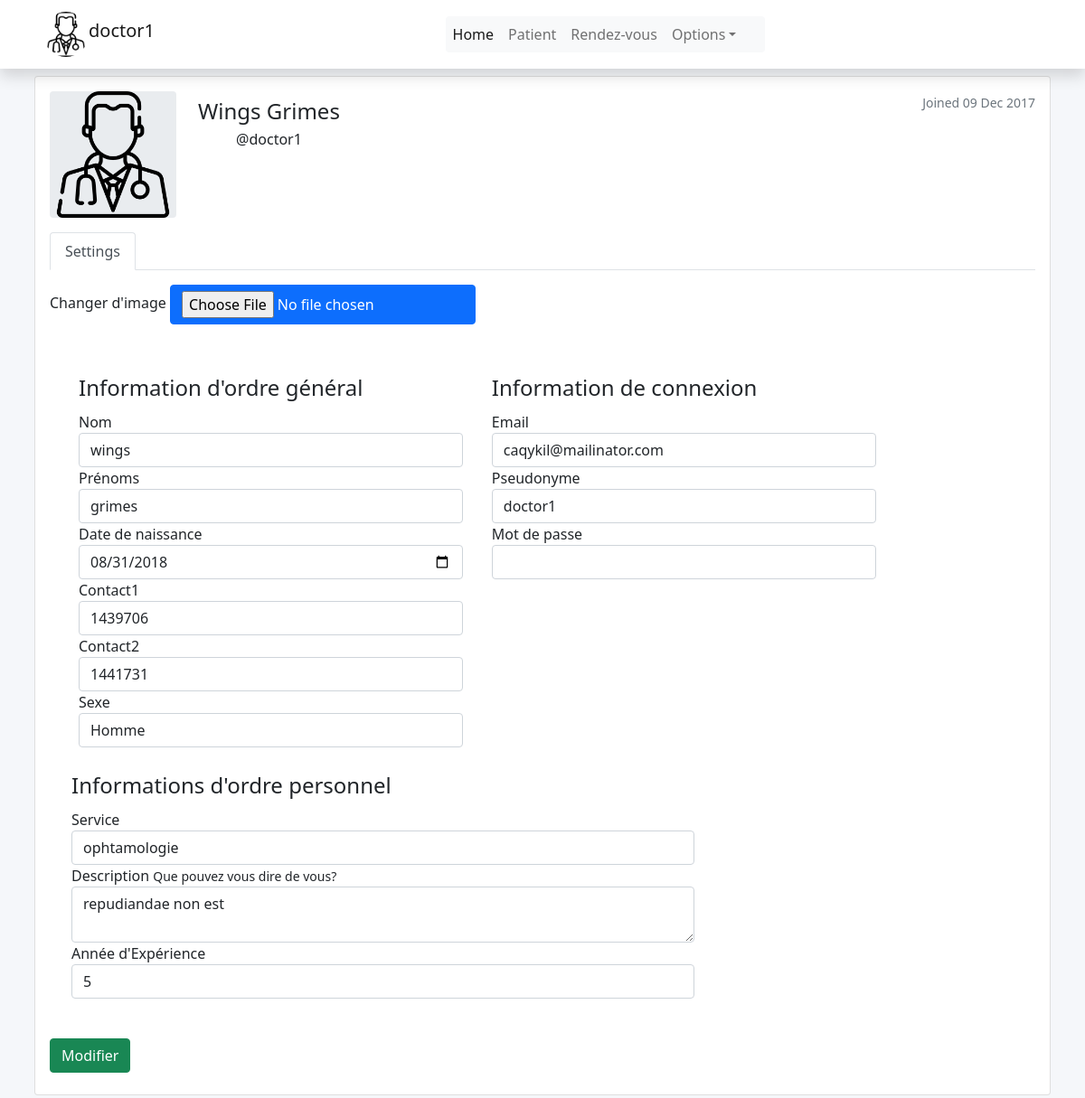
Page /doctors/profil.php (signed in) on the committed database.
### tables this page shows
CREATE TABLE `doctors` (
  `id` int(11) NOT NULL,
  `first_name` varchar(100) NOT NULL,
  `last_name` varchar(255) NOT NULL,
  `birth` date DEFAULT NULL,
  `sexe` enum('Homme','Femme') NOT NULL,
  `fonction` varchar(255) DEFAULT NULL,
  `description` text NOT NULL,
  `experience` int(11) NOT NULL,
  `contact1` varchar(255) NOT NULL,
  `contact2` varchar(255) NOT NULL,
  `email` varchar(255) NOT NULL,
  `pseudo` varchar(100) NOT NULL,
  `password` varchar(255) DEFAULT '6d912e7c19ddbed26ddc00bb38dd72bc3a0fc71740f8efc86845890193cb435d' COMMENT 'good_doctor par défaut',
  `picture` text DEFAULT NULL,
  `code` varchar(100) DEFAULT 'healthplus22' COMMENT 'code d''accès'
);

### includes/functions.php (called while the page is built, shortened)
<?php
function getDoctorbyPseudo($pseudo)
{
    global $db;
    $sql = "SELECT * FROM doctors WHERE pseudo = '$pseudo'";
    $result = $db->query($sql);
    if ($result->num_rows > 0) {
        $data = $result->fetch_assoc();
        return $data;
    } else {
        return false;
    }
}

### doctors/profil.php (the view, shortened to what this page needs)
<?php
include('includes/header.php');
?>
<?php
if ($doctor) {
    $fname = $doctor['first_name'];
    $lname = $doctor['last_name'];
    $birth = $doctor['birth'];
    $fonction = $doctor['fonction'];
    $sexe = $doctor['sexe'];
    $description = $doctor['description'];
    $experience = $doctor['experience'];
    $contact1 = $doctor['contact1'];
    $contact2 = $doctor['contact2'];
    $email = $doctor['email'];
    $pseudo = $doctor['pseudo'];
    $picture = $doctor['picture'];
}
$success = false;
?>
<div class="row flex-lg-nowrap">
    <div class="col">
        <div class="row">
            <div class="col mb-3">
                <div class="card">
                    <div class="card-body">
                        <div class="e-profile">
                            <div class="row">
                                <div class="col-12 col-sm-auto mb-3">
                                    <div class="mx-auto" style="width: 140px;">
                                        <div class="d-flex justify-content-center align-items-center rounded" style="height: 140px; background-color: rgb(233, 236, 239);">
                                            <img src="./../profiles/<?php echo $picture ?>" alt="" class="img-fluid">
                                        </div>
                                    </div>
                                </div>
                                <div class="col d-flex flex-column flex-sm-row justify-content-between mb-3">
                                    <div class="text-center text-sm-left mb-2 mb-sm-0">
                                        <h4 class="pt-sm-2 pb-1 mb-0 text-nowrap text-capitalize"><?php echo $fname . " " . $lname ?></h4>
                                        <p class="mb-0">@<?php echo $pseudo ?></p>
                                    </div>
                                    <div class="text-center text-sm-right">
                                        <div class="text-muted"><small>Joined 09 Dec 2017</small></div>
                                    </div>
                                </div>
                            </div>
                            <ul class="nav nav-tabs">
                                <li class="nav-item"><a href="" class="active nav-link">Settings</a></li>
                            </ul>
                            <div class="tab-content pt-3">
                                <div class="tab-pane active">
                                    <?php if (!$success) : ?>
                                        <form action="" method="post" autocomplete="off" enctype="multipart/form-data">
                                            <label for="profile">Changer d'image</label>
                                            <input class="btn btn-primary" type="file" name="profile" id="profile">
                                            <div class="row py-1" style="margin:2em auto;padding:1em; background-color:white;overflow:auto;">
                                                <div class="col-md-8 col-lg-5 p-2 m-2">
                                                    <legend>Information d'ordre général</legend>
                                                    <div class="form-group">
                                                        <label for="first_name">Nom</label>
                                                        <input class="form-control" type="text" name="first_name" id="first_name" value="<?php if (isset($fname)) echo $fname; ?>">
                                                    </div>
                                                    <div class="form-group">
                                                        <label for="last_name">Prénoms</label>
                                                        <input class="form-control" type="text" name="last_name" id="last_name" value="<?php if (isset($lname)) echo $lname; ?>">
                                                    </div>
                                                    <div class="form-group">
                                                        <label for="birth">Date de naissance</label>
                                                        <input class="form-control" type="date" name="birth" id="birth" value="<?php if (isset($birth)) echo $birth; ?>">
                                                    </div>
                                                    <div class="form-group">
                                                        <label for="contact1">Contact1</label>
                                                        <input class="form-control" type="tel" name="contact1" id="contact1" value="<?php if (isset($contact1)) echo $contact1; ?>">
                                                    </div>
                                                    <div class="form-group">
                                                        <label for="contact2">Contact2</label>
                                                        <input class="form-control" type="tel" name="contact2" id="contact2" value="<?php if (isset($contact2)) echo $contact2; ?>">
                                                    </div>
                                                    <div class="form-group">
                                                        <label for="sexe">Sexe</label>
                                                        <select name="sexe" id="sexe" class="form-control">
                                                            <?php if (isset($sexe) && $sexe == 'Femme') : ?>
                                                                <option value="Homme">Homme</option>
                                                                <option selected value="Femme">Femme</option>
                                                            <?php elseif (isset($sexe) && $sexe == 'Homme') : ?>
                                                                <option selected value="Homme">Homme</option>
                                                            <?php else : ?>
                                                                <option value="">--</option>
                                                                <option value="Homme">Homme</option>
                                                                <option value="Femme">Femme</option>
                                                            <?php endif; ?>
                                                        </select>
                                                    </div>
                                                </div>
                                                <div class="col-md-8 col-lg-5 p-2 m-2">
                                                    <legend>Information de connexion</legend>
                                                    <div class="form-group">
                                                        <label for="email">Email</label>
                                                        <input class="form-control" type="email" name="email" id="email" value="<?php if (isset($email)) echo $email; ?>">
                                                    </div>
                                                    <div class="form-group">
                                                        <label for="pseudo">Pseudonyme</label>
                                                        <input class="form-control" type="text" name="pseudo" id="pseudo" value="<?php if (isset($pseudo)) echo $pseudo; ?>">
                                                    </div>
                                                    <div class="form-group">
                                                        <label for="password">Mot de passe</label>
                                                        <input class="form-control" type="password" name="password" id="password">
                                                    </div>
                                                </div>
                                                <div class="col-md-8 col-lg-8 p-2">
                                                    <legend>Informations d'ordre personnel</legend>
                                                    <div class="form-group">
                                                        <label for="fonction">Service</label>
                                                        <select name="fonction" id="fonction" class="form-control">
                                                            <?php
                                                            $query = "SELECT * FROM roles";
                                                            $select_all_roles = mysqli_query($db, $query);
                                                            while ($row = $select_all_roles->fetch_assoc()) {
                                                            ?>
                                                                <?php if (isset($fonction) && $fonction == $row['titre']) : ?>
                                                                    <option selected value="<?php echo $row['titre'] ?>"><?php echo $row['titre'] ?></option>
                                                                <?php else : ?>
                                                                    <option value="<?php echo $row['titre'] ?>"><?php echo $row['titre'] ?></option>
                                                                <?php endif; ?>
                                                            <?php }
                                                            ?>
                                                        </select>
                                                    </div>
                                                    <div class="form-group">
                                                        <label for="description">Description</label>
                                                        <small>Que pouvez vous dire de vous?</small>
                                                        <textarea class="form-control" type="text" name="description" id="description"><?php if (isset($description)) echo $description; ?></textarea>
                                                    </div>
                                                    <div class="form-group">
                                                        <label for="experience">Année d'Expérience</label>
                                                        <input class="form-control" type="number" name="experience" id="experience" value="<?php if (isset($experience)) echo $experience; ?>">
                                                    </div>
                                                </div>
                                            </div>
                                            <input type="submit" class="btn btn-success mb-2" name="register" value="Modifier">
                                        </form>
                                    <?php else : ?>
                                        <p class="success-box"> Modification éffectuée</p>
                                        <a href="./" class="btn btn-primary">Retour</a>
                                    <?php endif; ?>
                                </div>
                            </div>
                        </div>
                    </div>
                </div>
            </div>
        </div>
    </div>
</div>
<?php
include('includes/footer.php');
?>

### doctors/includes/doctor_navigation.php (shortened to what this page needs)
<nav class="navbar navbar-expand-lg bg-white navbar-light sticky-top px-4 px-lg-5 shadow">
    <a href="profil.php" class="navbar-brand d-flex align-items-center">
        <img class="rounded-circle" src="./../profiles/<?php echo $doctor['picture'] ?>" alt="<?php echo $doctor['pseudo'] ?>" width="50px">
        <h5><?php echo $doctor['pseudo']?></h5>
    </a>
    <div class="collapse navbar-collapse" id="navbarCollapse">
        <div class="navbar-nav mx-auto bg-light rounded pe-4 py-3 py-lg-0">
            <a href="./" class="nav-item nav-link active">Home</a>
            <a href="user.php" class="nav-item nav-link">Patient</a>
            <a href="rdv.php" class="nav-item nav-link">Rendez-vous</a>
            <div class="nav-item dropdown">
                <a href="#" class="nav-link dropdown-toggle" data-bs-toggle="dropdown">Options</a>
            </div>
        </div>
    </div>
</nav>

### doctors/includes/header.php (style rules this page uses)
body { background-color: #f5f7fa; }

### rows in the picture
doctors: picture (picture), pseudo "doctor1", first_name "Wings", last_name "Grimes", first_name "wings", last_name "grimes", birth "08/31/2018", contact1 "1439706", contact2 "1441731", sexe "Homme", email "caqykil@mailinator.com", description "repudiandae non est", experience "5"

### other values in the picture
form field fonction "ophtamologie"
